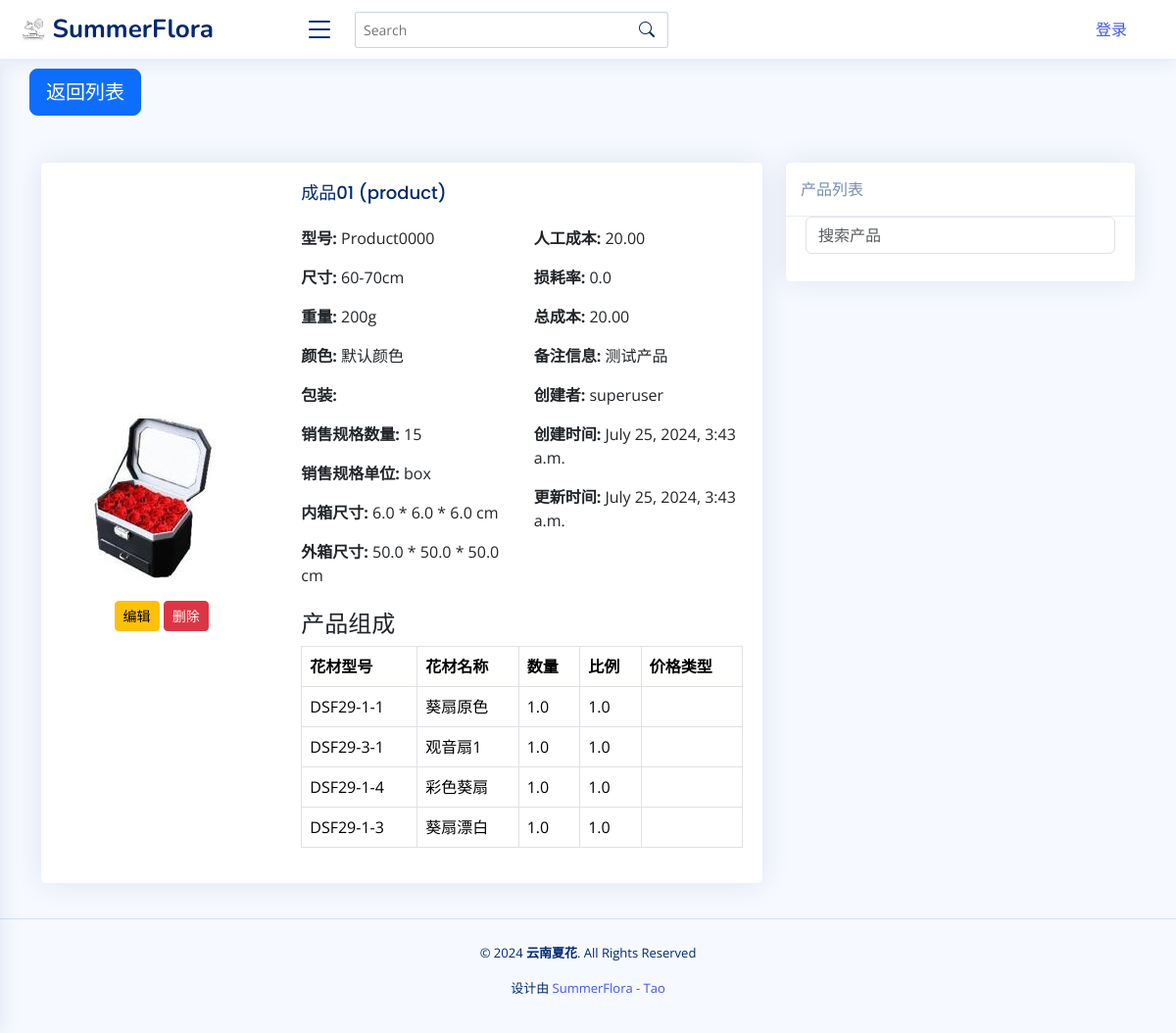
The app's page /product_details/Product0000/ with its own data.
### app01/models.py (models this page shows, shortened)
class Product(models.Model):
    model = models.CharField(
        max_length=100, blank=False, default="Product0000", primary_key=True
    )
    product_type = models.ForeignKey(
        ProductType, on_delete=models.SET_NULL, null=True, blank=True
    )
    image = models.ImageField(
        upload_to=product_directory_path, null=True, blank=True, default=None
    )
    attachment = models.FileField(
        upload_to=product_directory_path, null=True, blank=True
    )  # 支持上传视频
    materials = models.ManyToManyField("FlowerMaterial", through="ProductMaterial")
    chinese_name = models.CharField(max_length=200)
    english_name = models.CharField(max_length=200)
    size = models.CharField(max_length=200, blank=True, default="0")
    weight = models.CharField(max_length=200, blank=True, default="0")
    color = models.CharField(max_length=200, blank=True, default="默认颜色")
    package = models.CharField(max_length=200, blank=True, default="默认包装")
    sale_spec_quantity = models.CharField(
        max_length=200, help_text="销售规格的数字", blank=True, default=""
    )
    sale_spec_unit = models.CharField(
        max_length=10,
        help_text="销售规格的单位",
        choices=[("box", "box"), ("pcs", "pcs"), ("g", "g"), ("kg", "kg")],
        blank=True,
        null=True,
        default="box",
    )
    inner_box_long = models.FloatField(
        help_text="长度，单位：cm", null=True, blank=True, default=0.0
    )
    inner_box_width = models.FloatField(
        help_text="宽度，单位：cm", null=True, blank=True, default=0.0
    )
    inner_box_height = models.FloatField(
        help_text="高度，单位：cm", null=True, blank=True, default=0.0
    )
    outer_box_length = models.FloatField(
        help_text="长度，单位：cm", null=True, blank=True, default=0.0
    )
    outer_box_width = models.FloatField(
        help_text="宽度，单位：cm", null=True, blank=True, default=0.0
    )
    outer_box_height = models.FloatField(
        help_text="高度，单位：cm", null=True, blank=True, default=0.0
    )
    labor_cost = models.DecimalField(max_digits=10, decimal_places=2, default=0.0)
    loss_rate = models.FloatField(default=0.0)
    profit_margin = models.DecimalField(max_digits=5, decimal_places=2, default=0.0)
    description = models.CharField(max_length=200, blank=True, default="无备注")
    created_by = models.ForeignKey(
        settings.AUTH_USER_MODEL,
        on_delete=models.SET_NULL,
        null=True,
        blank=True,
        default=None,
    )
    created_at = models.DateTimeField(editable=False)
    updated_at = models.DateTimeField()
    @property
    def inner_box_size(self):
        return (
            f"{self.inner_box_long} * {self.inner_box_width} * {self.inner_box_height} cm"
            if self.inner_box_long and self.inner_box_width and self.inner_box_height
            else ""
        )
    @property
    def outer_box_size(self):
        return (
            f"{self.outer_box_length} * {self.outer_box_width} * {self.outer_box_height} cm"
            if self.outer_box_length and self.outer_box_width and self.outer_box_height
            else ""
        )
    @property
    def cost(self):
        total_cost = Decimal(0)
        for material in self.productmaterial_set.all():
            material_cost = (
                material.flower_material.cost_price
                * Decimal(material.quantity)
                * Decimal(material.ratio)
            )
            total_cost += material_cost
        total_cost += self.labor_cost
        total_cost *= Decimal(1 + self.loss_rate)
        return total_cost

class ProductMaterial(models.Model):
    product = models.ForeignKey(Product, on_delete=models.CASCADE)
    flower_material = models.ForeignKey(FlowerMaterial, on_delete=models.CASCADE)
    quantity = models.FloatField(default=1.0)
    ratio = models.FloatField(default=1.0)

class FlowerMaterial(models.Model):
    model = models.CharField(
        max_length=100, blank=False, default="Material0000", primary_key=True
    )
    category = models.ForeignKey(
        Category, on_delete=models.SET_NULL, null=True, default="默认类型"
    )
    image = models.ImageField(upload_to="images/", null=True, blank=True, default=None)
    chinese_name = models.CharField(max_length=200, null=True, blank=True, default="")
    english_name = models.CharField(max_length=200, null=True, blank=True, default="")
    scientific_name = models.CharField(
        max_length=200, null=True, blank=True, default=""
    )
    color = models.CharField(max_length=200, null=True, blank=True, default="")
    chineses_specifications = models.CharField(
        max_length=200, null=True, blank=True, default="无中文规格"
    )
    size = models.CharField(
        max_length=200, help_text="单位：cm", blank=True, default=""
    )
    weight = models.CharField(
        max_length=200, help_text="单位：g", blank=True, default=""
    )
    sale_spec_quantity = models.CharField(
        max_length=200, help_text="销售规格的数字", blank=True, default=""
    )
    sale_spec_unit = models.CharField(
        max_length=10,
        help_text="销售规格的单位",
        choices=[("pcs", "pcs"), ("g", "g"), ("box", "box"), ("kg", "kg")],
        blank=True,
        null=True,
        default="pcs",
    )
    process = models.ForeignKey(
        Process, on_delete=models.SET_NULL, null=True, blank=True, default=None
    )
    outer_box_length = models.FloatField(
        help_text="长度，单位：cm", null=True, blank=True, default=0.0
    )
    outer_box_width = models.FloatField(
        help_text="宽度，单位：cm", null=True, blank=True, default=0.0
    )
    outer_box_height = models.FloatField(
        help_text="高度，单位：cm", null=True, blank=True, default=0.0
    )
    packing_quantity = models.IntegerField(
        help_text="单位：qty", null=True, blank=True, default=0
    )
    grade = models.ForeignKey(
        Grade, on_delete=models.SET_NULL, null=True, blank=True, default=None
    )
    supplier = models.ForeignKey(
        Supplier, on_delete=models.SET_NULL, null=True, blank=True, default=None
    )
    cost_price = models.DecimalField(
        max_digits=10, decimal_places=2, null=True, blank=True, default=0.0
    )  # 成本价
    price_one = models.DecimalField(
        max_digits=10, decimal_places=2, null=True, blank=True, default=0.0
    )
    price_two = models.DecimalField(
        max_digits=10, decimal_places=2, null=True, blank=True, default=0.0
    )
    created_by = models.ForeignKey(
        settings.AUTH_USER_MODEL,
        on_delete=models.SET_NULL,
        null=True,
        blank=True,
        default=None,
    )
    created_at = models.DateTimeField(editable=False)
    updated_at = models.DateTimeField()

class CustomUser(AbstractUser):
    def __str__(self):
        return self.username

### app01/views.py (the view)
# urls.py: path("product_details/<str:model>/", product_details, name="product_details"),
def product_details(request, model):
    product = get_object_or_404(Product, model=model)
    materials = product.productmaterial_set.all()
    context = {
        "product": product,
        "materials": materials,
        "current_user": request.user,
    }
    return render(request, "product_details.html", context)

### app01/templates/product_details.html (shortened to what this page needs)
{% extends 'base.html' %}
{% load static %}
{% block content %}
  <a href="/product_list" class="btn btn-primary btn-lg" style="margin-left:auto">返回列表</a>
  <div class="container mt-5">
    <div class="row">
      <div class="col-md-8">
        <div class="card mb-3">
          <div class="row g-0">
            <div class="col-md-4 d-flex flex-column justify-content-center align-items-center">
              {% if product.image %}
                <img src="{{ product.image.url }}" class="img-fluid rounded-start" alt="{{ product.chinese_name }}" />
              {% else %}
                <p>无图片</p>
              {% endif %}
              <div class="mt-3">
                <a href="{% url 'edit_product' product.model %}" class="btn btn-sm btn-warning">编辑</a>
                <a href="{% url 'delete_product' product.model %}" class="btn btn-sm btn-danger">删除</a>
              </div>
            </div>
            <div class="col-md-8">
              <div class="card-body">
                <h5 class="card-title">{{ product.chinese_name }} ({{ product.english_name }})</h5>
                <div class="row">
                  <div class="col-6">
                    <p class="card-text">
                      <strong>型号:</strong> {{ product.model }}
                    </p>
                    <p class="card-text">
                      <strong>尺寸:</strong> {{ product.size }}
                    </p>
                    <p class="card-text">
                      <strong>重量:</strong> {{ product.weight }}
                    </p>
                    <p class="card-text">
                      <strong>颜色:</strong> {{ product.color }}
                    </p>
                    <p class="card-text">
                      <strong>包装:</strong> {{ product.Package }}
                    </p>
                    <p class="card-text">
                      <strong>销售规格数量:</strong> {{ product.sale_spec_quantity }}
                    </p>
                    <p class="card-text">
                      <strong>销售规格单位:</strong> {{ product.get_sale_spec_unit_display }}
                    </p>
                    <p class="card-text">
                      <strong>内箱尺寸:</strong> {{ product.inner_box_size }}
                    </p>
                    <p class="card-text">
                      <strong>外箱尺寸:</strong> {{ product.outer_box_size }}
                    </p>
                  </div>
                  <div class="col-6">
                    <p class="card-text">
                      <strong>人工成本:</strong> {{ product.labor_cost }}
                    </p>
                    <p class="card-text">
                      <strong>损耗率:</strong> {{ product.loss_rate }}
                    </p>
                    <p class="card-text">
                      <strong>总成本:</strong> {{ product.cost }}
                    </p>
                    <p class="card-text">
                      <strong>备注信息:</strong> {{ product.description }}
                    </p>
                    <p class="card-text">
                      <strong>创建者:</strong> {{ product.created_by }}
                    </p>
                    <p class="card-text">
                      <strong>创建时间:</strong> {{ product.created_at }}
                    </p>
                    <p class="card-text">
                      <strong>更新时间:</strong> {{ product.updated_at }}
                    </p>
                  </div>
                </div>
                <h4 class="mt-4">产品组成</h4>
                <table class="table table-bordered">
                  <thead>
                    <tr>
                      <th>花材型号</th>
                      <th>花材名称</th>
                      <th>数量</th>
                      <th>比例</th>
                      <th>价格类型</th>
                    </tr>
                  </thead>
                  <tbody>
                    {% for material in materials %}
                    <tr>
                      <td>{{ material.flower_material.model }}</td>
                      <td>{{ material.flower_material.chinese_name }}</td>
                      <td>{{ material.quantity }}</td>
                      <td>{{ material.ratio }}</td>
                      <td>{{ material.get_price_type_display }}</td>
                    </tr>
                    {% endfor %}
                  </tbody>
                </table>
              </div>
            </div>
          </div>
        </div>
      </div>
      <div class="col-md-4">
        <div class="position-sticky" style="top: 1rem;">
          <div class="card">
            <div class="card-header">产品列表</div>
            <div class="card-body" style="max-height: 500px; overflow-y: auto;">
              <input type="text" class="form-control mb-2" id="searchProduct" placeholder="搜索产品" />
            </div>
          </div>
        </div>
      </div>
    </div>
  </div>
{% endblock %}

### app01/static/assets/css/style.css (style rules this page uses)
:root { scroll-behavior: smooth; }
body { font-family: "Open Sans", sans-serif; background: #f6f9ff; color: #444444; }
a { color: #4154f1; text-decoration: none; }
h1, h2, h3, h4, h5, h6 { font-family: "Nunito", sans-serif; }
.card { margin-bottom: 30px; border: none; border-radius: 5px; box-shadow: 0px 0 30px rgba(1, 41, 112, 0.1); }
.card-header, .card-footer { border-color: #ebeef4; background-color: #fff; color: #798eb3; padding: 15px; }
.card-title { padding: 20px 0 15px 0; font-size: 18px; font-weight: 500; color: #012970; font-family: "Poppins", sans-serif; }
.card-body { padding: 0 20px 20px 20px; }

### records on screen
Product: image (picture), chinese_name "成品01", english_name "product", model "Product0000", size "60-70cm", weight "200g", color "默认颜色", sale_spec_quantity "15", sale_spec_unit "box", inner_box_size "6.0 * 6.0 * 6.0 cm", outer_box_size "50.0 * 50.0 * 50.0 cm", labor_cost "20.00", loss_rate "0.0", cost "20.00", description "测试产品", created_by "superuser", created_at "July 25, 2024, 3:43 a.m.", updated_at "July 25, 2024, 3:43 a.m."
ProductMaterial: flower_material.model "DSF29-1-1", flower_material.chinese_name "葵扇原色", quantity "1.0", ratio "1.0"
ProductMaterial: flower_material.model "DSF29-3-1", flower_material.chinese_name "观音扇1", quantity "1.0", ratio "1.0"
ProductMaterial: flower_material.model "DSF29-1-4", flower_material.chinese_name "彩色葵扇", quantity "1.0", ratio "1.0"
ProductMaterial: flower_material.model "DSF29-1-3", flower_material.chinese_name "葵扇漂白", quantity "1.0", ratio "1.0"
